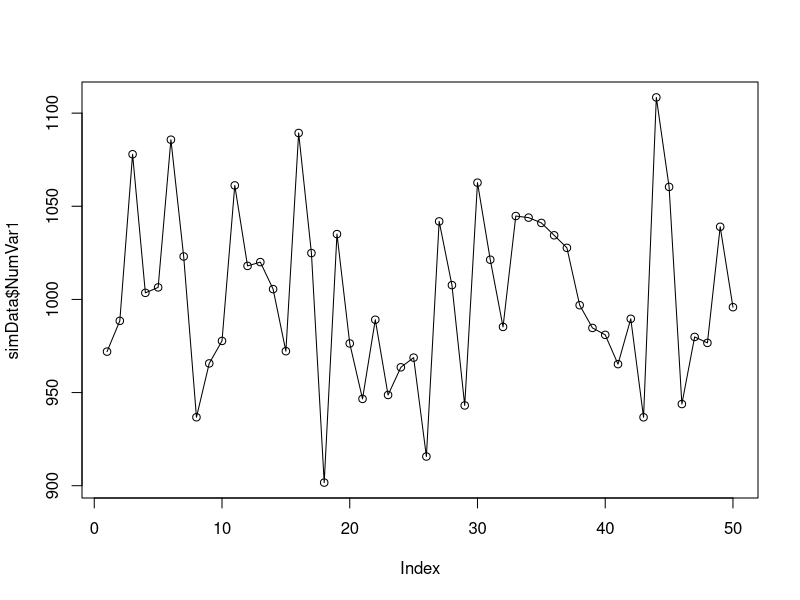
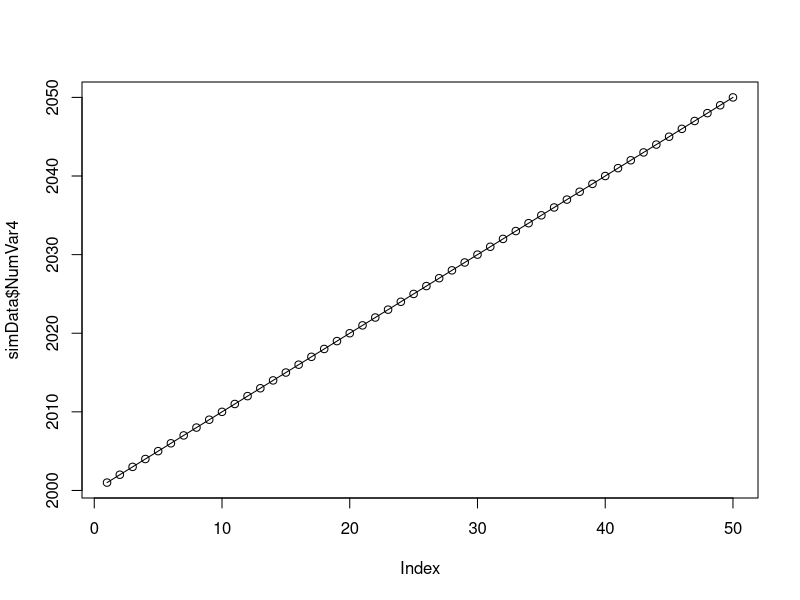
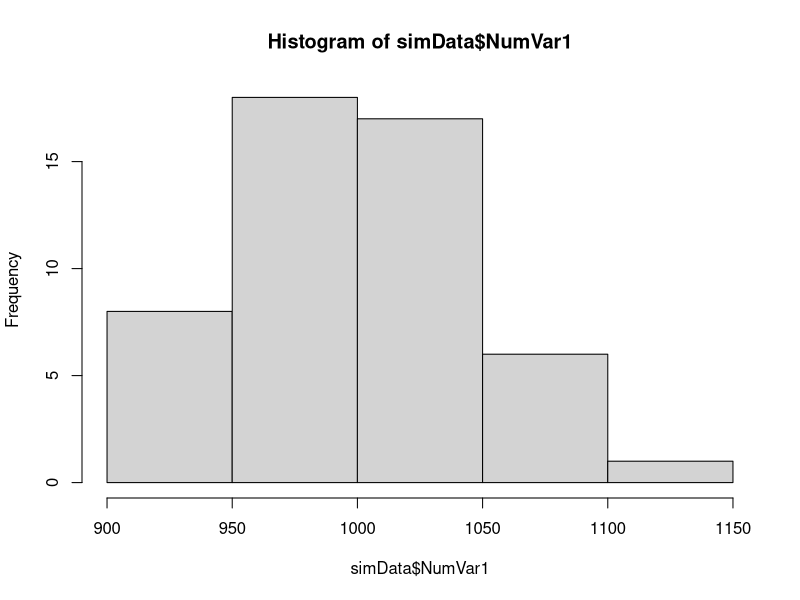
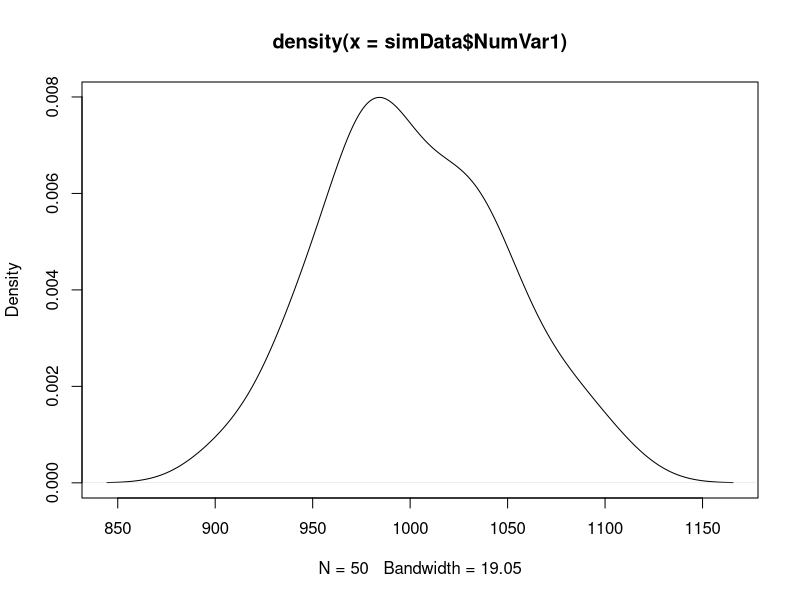
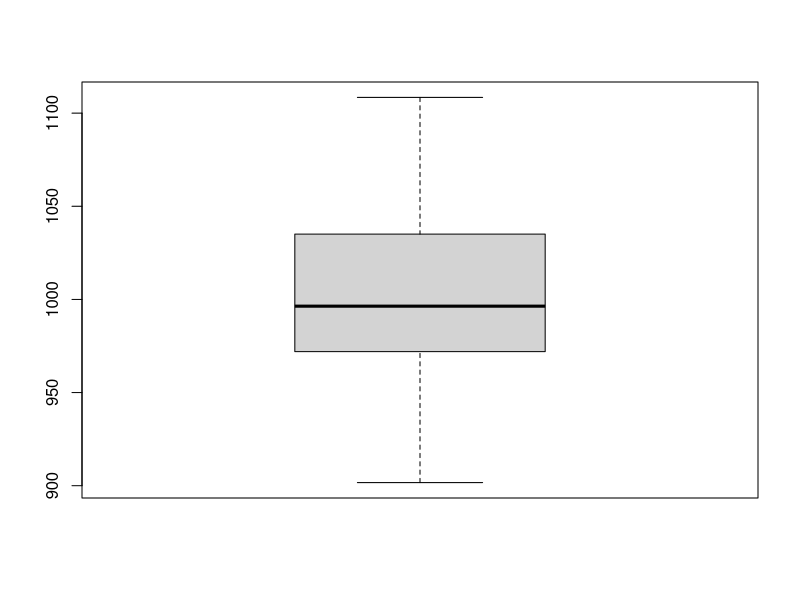
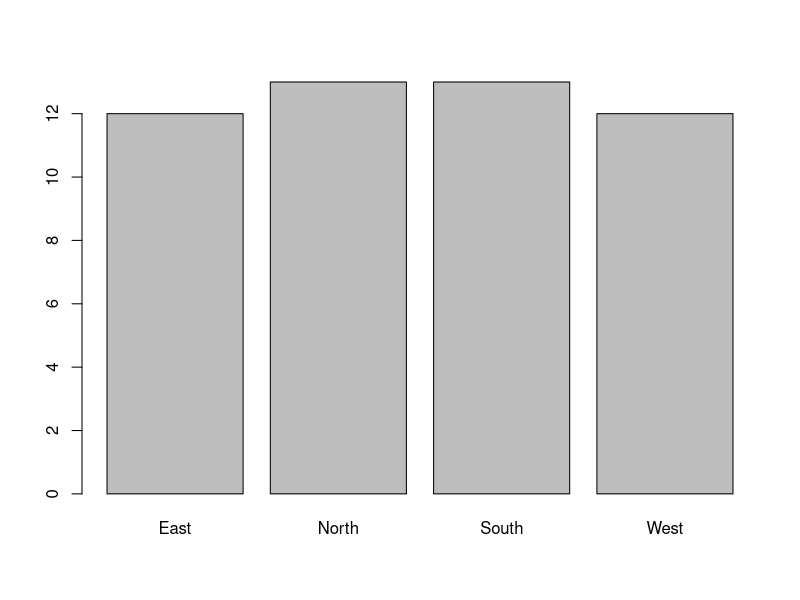
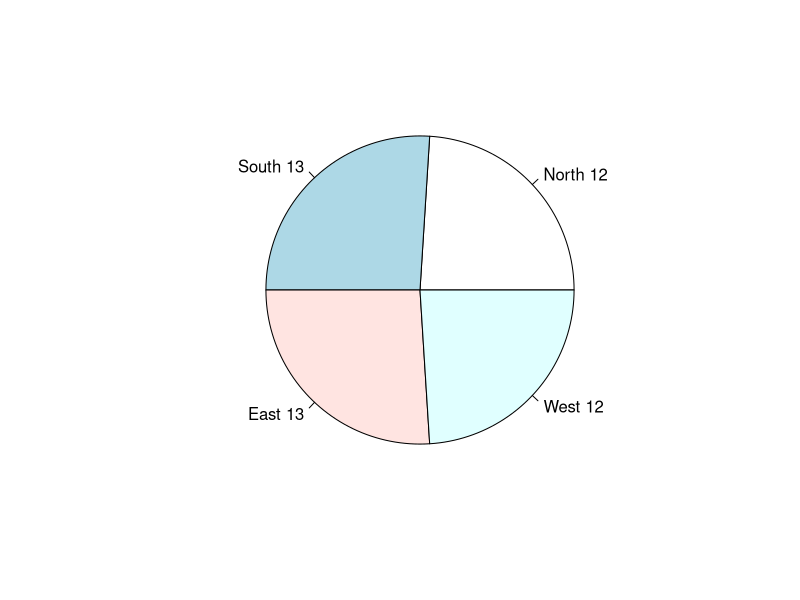
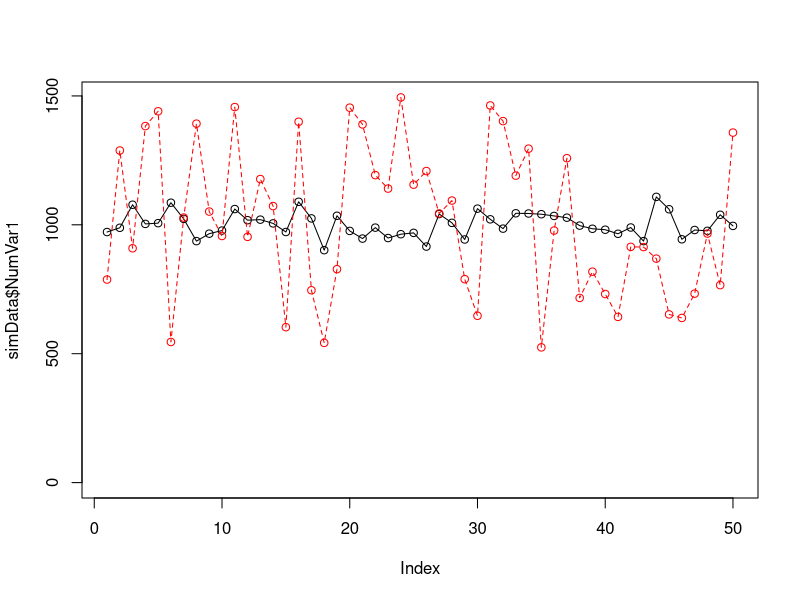

Recreate these plots in R, in order.
## ---- chunk 1

## Simulate some data. This is all randomly generated data from R. 

## 3 Factor Variables
FacVar1=as.factor(rep(c("Male","Female"),25))
FacVar2=as.factor(rep(c("Blonde","Brunette","Redhead"),17)[-51])
FacVar3=as.factor(rep(c("North","South","East","West"),13)[-c(51:52)])

## 4 Numeric Variables. 
##R uses a seed to randomly generate data. The seed for the data we are using is seed 123.  
## If you use seed 123, you will always get this exact random data.  
## if you use no seed, R creates a seed off of the clock of your computer. 
## Good luck reproducing it. 
set.seed(123)
NumVar1=round(rnorm(n=50,mean=1000,sd=50),digits=2) ## Normal distribution
set.seed(123)
NumVar2=round(runif(n=50,min=500,max=1500),digits=2) ## Uniform distribution
set.seed(123)
NumVar3=round(rexp(n=50,rate=.001)) ## Exponential distribution
NumVar4=2001:2050

simData=data.frame(FacVar1,FacVar2,FacVar3,NumVar1,NumVar2,NumVar3,NumVar4)

## ---- chunk 2

plot(simData$NumVar1,type="o") ## Index plot

## ---- chunk 3

plot(simData$NumVar4, type="o")

## ---- chunk 4

hist(simData$NumVar1) ## Histogram

## ---- chunk 5

plot(density(simData$NumVar1)) ## Kernel density plot

## ---- chunk 6

boxplot(simData$NumVar1) ## box plot

## ---- chunk 7

plot(simData$FacVar3) ## Bar Plot

## ---- chunk 8

## The only good pie is Caramel Apple, and Pumpkin between October 15th and December 31st. pie chart - Not the best graph --- use with caution
counts=table(simData$FacVar3) ## get counts
labs=paste(simData$FacVar3,counts)## create labels
pie(counts,labels=labs) ## plot

## ---- chunk 9

plot(simData$NumVar1,type="o",ylim=c(0,max(simData$NumVar1,simData$NumVar2)))## index plot with one variable
lines(simData$NumVar2,type="o",lty=2,col="red")## add another variable

## ---- chunk 10

## Let's draw density plots : https://stat.ethz.ch/pipermail/r-help/2006-August/111865.html
dv1=density(simData$NumVar1) 
dv2=density(simData$NumVar2)
plot(range(dv1$x, dv2$x),range(dv1$y, dv2$y), type = "n", xlab = "NumVar1(red) and NumVar2 (blue)",
     ylab = "Density")
lines(dv1, col = "red")
lines(dv2, col = "blue")

## ---- chunk 11

## scatterplots
plot(simData$NumVar1,simData$NumVar2)

## ---- chunk 12

## Mosaic plot
plot(table(simData$FacVar2,simData$FacVar3))

## ---- chunk 13

## barplots
bartable=table(simData$FacVar2,simData$FacVar3) ## get the cross tab
barplot(bartable,beside=TRUE, legend=levels(unique(simData$FacVar2))) ## plot

## ---- chunk 14

barplot(bartable, legend=levels(unique(simData$FacVar2))) ## stacked

## ---- chunk 15

barplot(prop.table(bartable,2)*100, legend=levels(unique(simData$FacVar2))) ## stacked 100%

## ---- chunk 16

## Box plots for the numeric var over the levels of the factor var
plot(simData$FacVar1,simData$NumVar1)

## ---- chunk 17

## density plot of numeric var across multiple levels of the factor var
Male=simData[simData$FacVar1=="Male",] 
Female=simData[simData$FacVar1=="Female",]

dv3=density(Male$NumVar1)
dv4=density(Female$NumVar1)

plot(range(dv3$x, dv4$x),range(dv3$y, dv4$y), type = "n", xlab = "NumVar1 at Male (red) and NumVar1 at Female (blue)",ylab = "Density")
lines(dv3, col = "red")
lines(dv4, col = "blue")

## ---- chunk 18

## Mean of one numeric var over levels of one factor var
meanagg=aggregate(simData$NumVar1, list(simData$FacVar3), mean)

dotchart(meanagg$x,labels=meanagg$Group.1) ## Dot Chart

## ---- chunk 19

barplot(meanagg$x,names.arg=meanagg$Group.1)## Bar plot

## ---- chunk 20

par(mfrow=c(1,2))

bar1table=table(Male$FacVar2,Male$FacVar3)
barplot(bar1table,beside=TRUE, main="FacVar1=Male")

bar2table=table(Female$FacVar2,Female$FacVar3)
barplot(bar2table,beside=TRUE, main="FacVar1=Female", legend=levels(unique(Female$FacVar2)))

## ---- chunk 21

par(mfrow=c(1,1))
## boxplot of NumVar1 over an interaction of 6 levels of the combination of FacVar1 and FacVar2
boxplot(NumVar1~interaction(FacVar1,FacVar2),data=simData)

## ---- chunk 22

## Mean of 1 Numeric over levels of two factor vars
meanaggg=aggregate(simData$NumVar1, list(simData$FacVar1,simData$FacVar2), mean)
meanaggg=meanaggg[order(meanaggg$Group.1),]
meanaggg$color[meanaggg$Group.2=="Blonde"] = "red"
meanaggg$color[meanaggg$Group.2=="Brunette"] = "blue"
meanaggg$color[meanaggg$Group.2=="Redhead"] = "darkgreen"  

dotchart(meanaggg$x,labels=meanaggg$Group.2, groups=meanaggg$Group.1,color=meanaggg$color) ## dotchart

## ---- chunk 23

interaction.plot(meanaggg$Group.2,meanaggg$Group.1,meanaggg$x,type="b", col=c(1:2),pch=c(18,24)) ## interaction plot - line plots of means

## ---- chunk 24

## some a bar plot
par(mfrow=c(1,2))

Male=meanaggg[meanaggg$Group.1=="Male",]
Female=meanaggg[meanaggg$Group.1=="Female",]

barplot(Male$x,names.arg=Male$Group.2, main="FacVar1=Male")
barplot(Female$x,names.arg=Female$Group.2, main="FacVar1=Female")

## ---- chunk 25

## Scatter plot with color identifying the factor variable
par(mfrow=c(1,1))
plot(simData$NumVar1,simData$NumVar2, col=simData$FacVar1)
legend("topright",levels(simData$FacVar1),fill=simData$FacVar1)

## ---- chunk 26

## NumVar4 is 2001 through 2050... possibly, a time variable - use that as the x-axis
plot(simData$NumVar4,simData$NumVar1,type="o",ylim=c(0,max(simData$NumVar1,simData$NumVar2)))## join dots with lines

lines(simData$NumVar4,simData$NumVar2,type="o",lty=2,col="red")## add another line

## ---- chunk 27

## Bubble plot - scatter plot of NumVar1 and NumVar2 with individual observations sized by NumVar3
# http://flowingdata.com/2010/11/23/how-to-make-bubble-charts/
radius <- sqrt( simData$NumVar3/ pi )
symbols(simData$NumVar1,simData$NumVar2,circles=radius, inches=.25,fg="white", bg="red", main="Sized by NumVar3")

## ---- chunk 28

pairs(simData[,4:7], col=simData$FacVar1)

